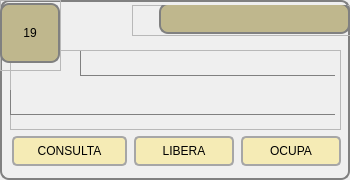
        <widget class="QGroupBox" name="groupBox_20">
         <property name="minimumSize">
          <size>
           <width>350</width>
           <height>180</height>
          </size>
         </property>
         <property name="maximumSize">
          <size>
           <width>350</width>
           <height>180</height>
          </size>
         </property>
         <property name="styleSheet">
          <string notr="true">QPushButton{
	border: 2px solid;
    border-radius: 5px;
	border-color: rgb(166, 166, 166);
	font: 11pt &quot;Arial&quot;; 
	background-color: rgb(245, 235, 181);		
}

QPushButton::hover{
    border: 1px solid gray;
    border-radius: 6px;
	font: Bold 11pt &quot;Arial&quot;; 
	background-color:rgb(191, 183, 141);		
}

QGroupBox{
    background-color: qlineargradient(x1: 0, y1: 0, x2: 0, y2: 1,
                                      stop: 0 #E0E0E0, stop: 1 #FFFFFF);
    border: 2px solid gray;
    border-radius: 9px;
    margin-top: 1ex; /* leave space at the top for the title */
}</string>
         </property>
         <property name="title">
          <string/>
         </property>
         <widget class="QWidget" name="layoutWidget_20">
          <property name="geometry">
           <rect>
            <x>11</x>
            <y>135</y>
            <width>331</width>
            <height>32</height>
           </rect>
          </property>
          <layout class="QHBoxLayout" name="horizontalLayout_21">
           <item>
            <widget class="QPushButton" name="btn_consulta_19">
             <property name="minimumSize">
              <size>
               <width>115</width>
               <height>30</height>
              </size>
             </property>
             <property name="maximumSize">
              <size>
               <width>105</width>
               <height>30</height>
              </size>
             </property>
             <property name="text">
              <string>CONSULTA</string>
             </property>
            </widget>
           </item>
           <item>
            <widget class="QPushButton" name="btn_libera_19">
             <property name="minimumSize">
              <size>
               <width>100</width>
               <height>30</height>
              </size>
             </property>
             <property name="maximumSize">
              <size>
               <width>100</width>
               <height>30</height>
              </size>
             </property>
             <property name="text">
              <string>LIBERA</string>
             </property>
            </widget>
           </item>
           <item>
            <widget class="QPushButton" name="btn_ocupa_19">
             <property name="minimumSize">
              <size>
               <width>100</width>
               <height>30</height>
              </size>
             </property>
             <property name="maximumSize">
              <size>
               <width>100</width>
               <height>30</height>
              </size>
             </property>
             <property name="text">
              <string>OCUPA</string>
             </property>
            </widget>
           </item>
          </layout>
         </widget>
         <widget class="QFrame" name="frame_57">
          <property name="geometry">
           <rect>
            <x>10</x>
            <y>50</y>
            <width>331</width>
            <height>80</height>
           </rect>
          </property>
          <property name="styleSheet">
           <string notr="true">QLabel{
	border: 1px solid;
	border-right-color: transparent;
	border-top-color: transparent;
	border-left-color: gray;
	border-bottom-color: gray;
	font: Bold Italic 12pt &quot;Courier&quot;;

}
</string>
          </property>
          <property name="frameShape">
           <enum>QFrame::StyledPanel</enum>
          </property>
          <property name="frameShadow">
           <enum>QFrame::Raised</enum>
          </property>
          <widget class="QLabel" name="lbl_referencia_19">
           <property name="geometry">
            <rect>
             <x>0</x>
             <y>40</y>
             <width>325</width>
             <height>25</height>
            </rect>
           </property>
           <property name="text">
            <string/>
           </property>
          </widget>
          <widget class="QLabel" name="lbl_ocupa_libera_19">
           <property name="geometry">
            <rect>
             <x>70</x>
             <y>1</y>
             <width>255</width>
             <height>25</height>
            </rect>
           </property>
           <property name="text">
            <string/>
           </property>
          </widget>
         </widget>
         <widget class="QFrame" name="frame_58">
          <property name="geometry">
           <rect>
            <x>132</x>
            <y>5</y>
            <width>221</width>
            <height>31</height>
           </rect>
          </property>
          <property name="styleSheet">
           <string notr="true">QLabel{
    border: 2px solid gray;
    border-radius: 9px;
	font: Bold 15pt &quot;Arial&quot;; 
	background-color: rgb(191, 183, 141);	
}
</string>
          </property>
          <property name="frameShape">
           <enum>QFrame::StyledPanel</enum>
          </property>
          <property name="frameShadow">
           <enum>QFrame::Raised</enum>
          </property>
          <widget class="QLabel" name="lbl_estado_19">
           <property name="geometry">
            <rect>
             <x>27</x>
             <y>-2</y>
             <width>191</width>
             <height>31</height>
            </rect>
           </property>
           <property name="text">
            <string/>
           </property>
           <property name="alignment">
            <set>Qt::AlignCenter</set>
           </property>
          </widget>
         </widget>
         <widget class="QFrame" name="frame_59">
          <property name="geometry">
           <rect>
            <x>0</x>
            <y>0</y>
            <width>61</width>
            <height>71</height>
           </rect>
          </property>
          <property name="styleSheet">
           <string notr="true">QLabel{
    border: 2px solid gray;
    border-radius: 9px;
	font: Bold 25pt &quot;Arial&quot;; 
	background-color: rgb(191, 183, 141);	
}
</string>
          </property>
          <property name="frameShape">
           <enum>QFrame::StyledPanel</enum>
          </property>
          <property name="frameShadow">
           <enum>QFrame::Raised</enum>
          </property>
          <widget class="QLabel" name="label_19">
           <property name="geometry">
            <rect>
             <x>0</x>
             <y>3</y>
             <width>60</width>
             <height>60</height>
            </rect>
           </property>
           <property name="text">
            <string>19</string>
           </property>
           <property name="alignment">
            <set>Qt::AlignCenter</set>
           </property>
          </widget>
         </widget>
        </widget>
